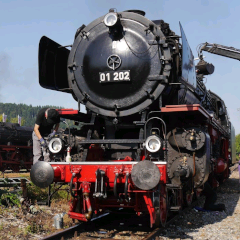
#> input picture image_generator/Untitled.bmp, 240 x 240 px
$ python converter.py
#> lines starting #> are read from the running program, lines starting #| are printed output that depends on the picture
#!/usr/bin/env python3
# -*- coding: utf-8 -*-
"""
Created on Sun Apr 18 08:58:30 2021

@author: terminator
"""
import matplotlib.pyplot as plt
import numpy as np

filename="Untitled.bmp"

a=plt.imread(filename) #RGB 888
#> a is the input picture: shape (240, 240, 3); mean R, G, B 93.2, 89.3, 94
b=(a/np.r_[2**3, 2**2, 2**3]).round(0).astype(int)
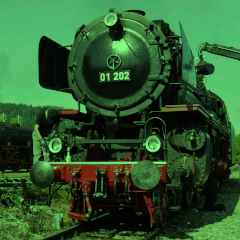
#> b: shape (240, 240, 3) int64; mean R, G, B 11.6, 22.3, 11.7; drawn with min black and max white
b=b.clip(np.r_[0,0,0], np.r_[2**5-1, 2**6-1, 2**5-1])

rows=[]

for row in b:
    pixels=[]
    for pix in row:
        pix_16=f'{pix[0]:05b}{pix[1]:06b}{pix[2]:05b}'
        pix_16=pix_16[8:]+pix_16[:8]    #swap bytes
        pixels.append(f'0x{int(pix_16, base=2):04X}')   # ... turning all 16 bits
    rows.append('{'+','.join(pixels)+'}')
#> after the loop, rows = 240 items
as_text=',\n'.join(rows)

with open(filename+'.txt', 'w') as file:
    file.writelines(as_text)

plt.imshow(b)
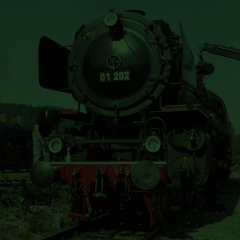
#> shown: shape (240, 240, 3); mean R, G, B 11.6, 22.3, 11.7
